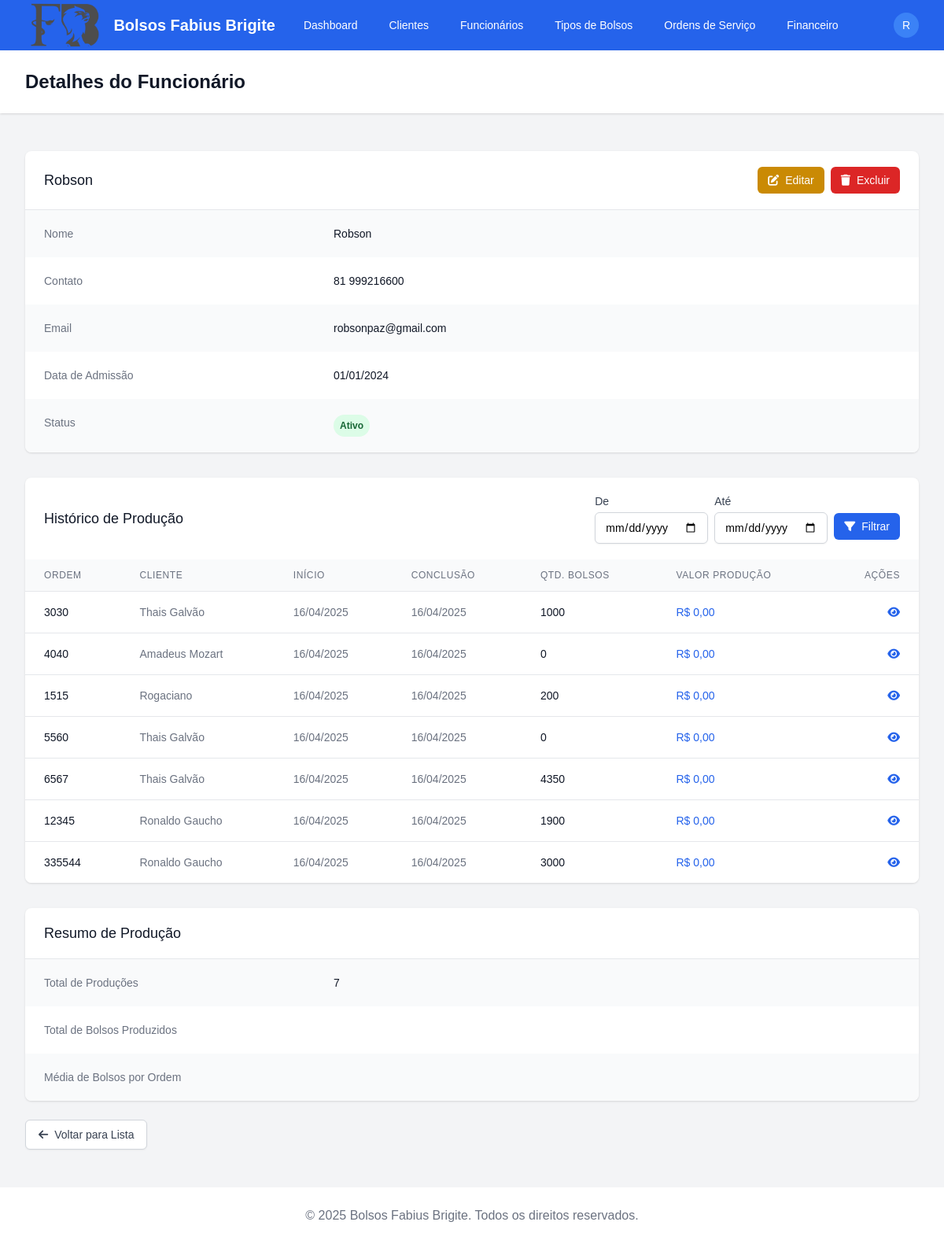
Before: /funcionarios/1/ (signed in) with the older database file.
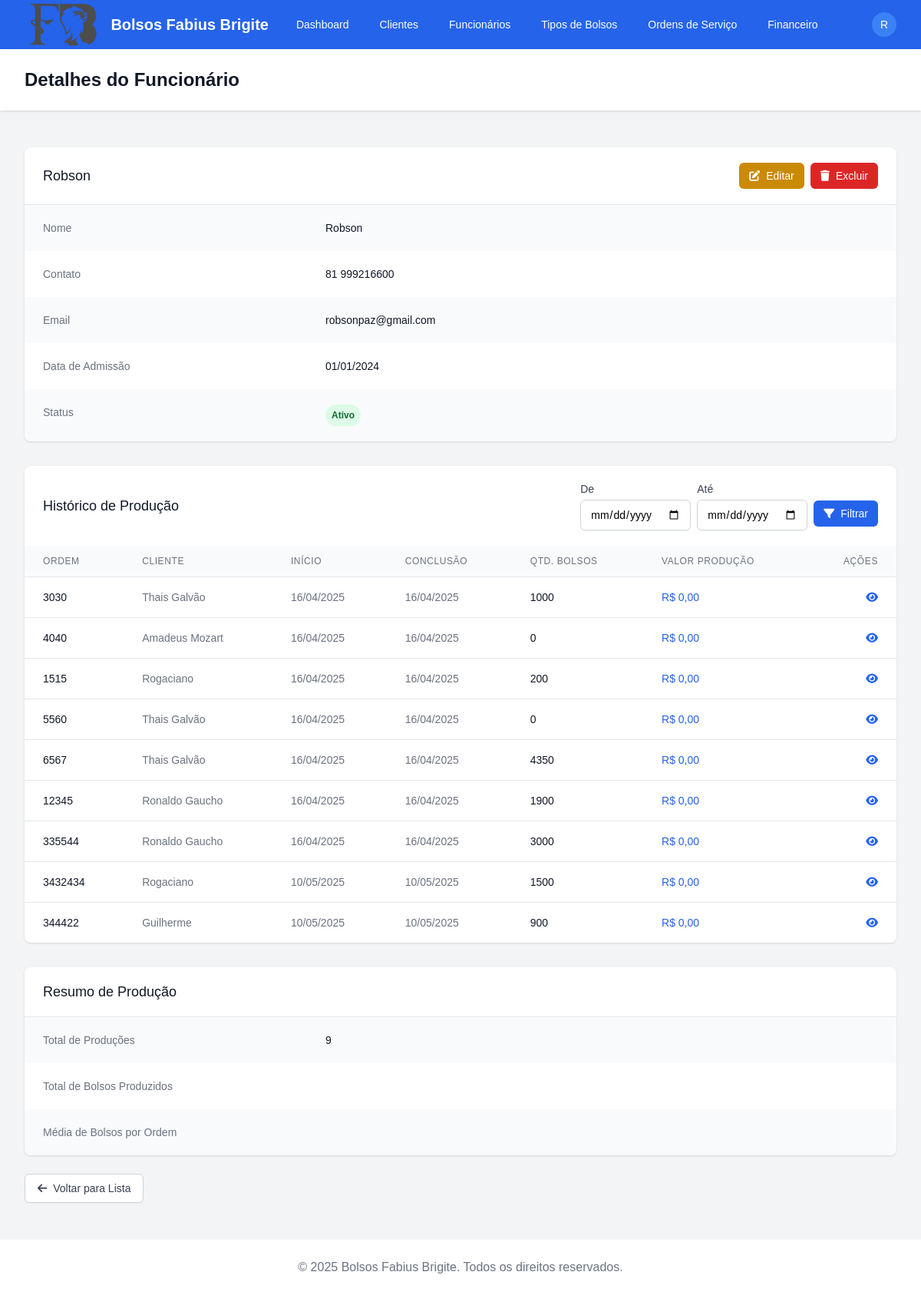
After: the same page with the newer database file.
### apps/ordens_servico/models.py (models this page shows, shortened)
class ProducaoOS(models.Model):
    ordem_servico = models.OneToOneField(OrdemServico, related_name='producao', on_delete=models.CASCADE)
    funcionario = models.ForeignKey('funcionarios.Funcionario', on_delete=models.PROTECT)
    data_inicio = models.DateField()
    data_conclusao = models.DateField(null=True, blank=True)
    data_entrega = models.DateField(null=True, blank=True)
    class Meta:
        verbose_name = 'Produção de OS'
        verbose_name_plural = 'Produções de OS'

class OrdemServico(models.Model):
    STATUS_CHOICES = [
        ('pendente', 'Pendente'),
        ('em_producao', 'Em Produção'),
        ('finalizado', 'Finalizado'),
        ('entregue', 'Entregue'),
        ('cancelado', 'Cancelado'),
    ]
    PAGAMENTO_CHOICES = [
        ('dinheiro', 'Dinheiro'),
        ('pix', 'PIX'),
        ('cartao', 'Cartão'),
        ('boleto', 'Boleto'),
        ('transferencia', 'Transferência'),
    ]
    cliente = models.ForeignKey('clientes.Cliente', on_delete=models.PROTECT)
    ficha = models.CharField(max_length=20, unique=True)
    data_criacao = models.DateField(auto_now_add=True)
    data_entrega_prevista = models.DateField()
    status = models.CharField(max_length=20, choices=STATUS_CHOICES, default='pendente')
    observacoes = models.TextField(blank=True) # adicionar quantidade de linhas 3
    valor_total = models.DecimalField(max_digits=10, decimal_places=2)
    forma_pagamento = models.CharField(max_length=20, choices=PAGAMENTO_CHOICES, null=True, blank=True)
    pago = models.BooleanField(default=False)
    data_pagamento = models.DateField(null=True, blank=True)
    class Meta:
        verbose_name = 'Ordem de Serviço'
        verbose_name_plural = 'Ordens de Serviço'
        ordering = ['-data_criacao']

### apps/clientes/models.py (models this page shows, shortened)
class Cliente(models.Model):
    nome = models.CharField(max_length=100)
    telefone = models.CharField(max_length=20)
    endereco = models.TextField()
    contato = models.CharField(max_length=100)
    email = models.EmailField(blank=True, null=True)
    data_cadastro = models.DateField(auto_now_add=True)
    class Meta:
        verbose_name = 'Cliente'
        verbose_name_plural = 'Clientes'
        ordering = ['nome']

### apps/funcionarios/models.py (models this page shows, shortened)
class Funcionario(models.Model):
    nome = models.CharField(max_length=100)
    contato = models.CharField(max_length=20)
    email = models.EmailField(blank=True, null=True)
    data_admissao = models.DateField()
    ativo = models.BooleanField(default=True)
    def get_resumo_producao(self, data_inicio=None, data_fim=None):
        if isinstance(data_inicio, str):
            try:
                data_inicio = datetime.strptime(data_inicio, '%Y-%m-%d').date()
            except (ValueError, TypeError):
                data_inicio = None
        if isinstance(data_fim, str):
            try:
                data_fim = datetime.strptime(data_fim, '%Y-%m-%d').date()
            except (ValueError, TypeError):
                data_fim = None
        if data_inicio is None:
            data_inicio = timezone.now().date().replace(day=1)
        if data_fim is None:
            data_fim = timezone.now().date()
        producoes = self.producaoos_set.filter(
            data_inicio__gte=data_inicio,
            data_inicio__lte=data_fim
        )
        ordens_finalizadas = producoes.filter(
            data_conclusao__isnull=False
        ).count()
        total_itens = 0
        for producao in producoes:
            for item in producao.ordem_servico.itens.all():
                total_itens += item.quantidade
        dias_producao = []
        for producao in producoes.filter(data_conclusao__isnull=False):
            dias = (producao.data_conclusao - producao.data_inicio).days
            dias_producao.append(dias)
        media_dias = sum(dias_producao) / len(dias_producao) if dias_producao else 0
        return {
            'periodo': f"{data_inicio.strftime('%d/%m/%Y')} a {data_fim.strftime('%d/%m/%Y')}",
            'ordens_finalizadas': ordens_finalizadas,
            'total_itens': total_itens,
            'media_dias_conclusao': round(media_dias, 1)
        }

### apps/funcionarios/views.py (the view)
# urls.py: path('<int:pk>/', views.FuncionarioDetailView.as_view(), name='detail'),
class FuncionarioDetailView(LoginRequiredMixin, DetailView):
    model = Funcionario
    template_name = 'funcionarios/funcionario_detail.html'
    context_object_name = 'funcionario'
    def get_context_data(self, **kwargs):
        context = super().get_context_data(**kwargs)
        data_inicio = self.request.GET.get('data_inicio')
        data_fim = self.request.GET.get('data_fim')
        context['resumo_producao'] = self.object.get_resumo_producao(data_inicio, data_fim)
        producoes = self.object.producaoos_set.all()
        if data_inicio:
            producoes = producoes.filter(data_inicio__gte=data_inicio)
        if data_fim:
            producoes = producoes.filter(data_inicio__lte=data_fim)
        for producao in producoes:
            total_bolsos = 0
            valor_producao = 0
            for item in producao.ordem_servico.itens.all():
                total_bolsos += item.quantidade
                custo = item.custo_producao or 0
                valor_producao += item.quantidade * custo
            producao.total_bolsos = total_bolsos
            producao.valor_producao = valor_producao
        context['producoes'] = producoes
        context['data_inicio'] = data_inicio
        context['data_fim'] = data_fim
        return context

### templates/funcionarios/funcionario_detail.html (shortened to what the changed rows need)
{% extends 'base.html' %}
{% block header %}Detalhes do Funcionário{% endblock %}
{% block content %}
<div class="bg-white shadow overflow-hidden sm:rounded-lg">
  <div class="px-4 py-5 sm:px-6 flex justify-between items-center">
    <h2 class="text-lg leading-6 font-medium text-gray-900">{{ funcionario.nome }}</h2>
    <div class="flex space-x-2">
      <a href="{% url 'funcionarios:edit' funcionario.id %}" class="inline-flex items-center px-3 py-2 border border-transparent text-sm leading-4 font-medium rounded-md text-white bg-yellow-600 hover:bg-yellow-700 focus:outline-none focus:ring-2 focus:ring-offset-2 focus:ring-yellow-500">
      </a>
      <a href="{% url 'funcionarios:delete' funcionario.id %}" class="inline-flex items-center px-3 py-2 border border-transparent text-sm leading-4 font-medium rounded-md text-white bg-red-600 hover:bg-red-700 focus:outline-none focus:ring-2 focus:ring-offset-2 focus:ring-red-500">
      </a>
    </div>
  </div>
  <div class="border-t border-gray-200">
    <dl>
      <div class="bg-gray-50 px-4 py-5 sm:grid sm:grid-cols-3 sm:gap-4 sm:px-6">
        <dt class="text-sm font-medium text-gray-500">Nome</dt>
        <dd class="mt-1 text-sm text-gray-900 sm:mt-0 sm:col-span-2">{{ funcionario.nome }}</dd>
      </div>
      <div class="bg-white px-4 py-5 sm:grid sm:grid-cols-3 sm:gap-4 sm:px-6">
        <dt class="text-sm font-medium text-gray-500">Contato</dt>
        <dd class="mt-1 text-sm text-gray-900 sm:mt-0 sm:col-span-2">{{ funcionario.contato }}</dd>
      </div>
      <div class="bg-gray-50 px-4 py-5 sm:grid sm:grid-cols-3 sm:gap-4 sm:px-6">
        <dt class="text-sm font-medium text-gray-500">Email</dt>
        <dd class="mt-1 text-sm text-gray-900 sm:mt-0 sm:col-span-2">{{ funcionario.email|default:"-" }}</dd>
      </div>
      <div class="bg-white px-4 py-5 sm:grid sm:grid-cols-3 sm:gap-4 sm:px-6">
        <dt class="text-sm font-medium text-gray-500">Data de Admissão</dt>
        <dd class="mt-1 text-sm text-gray-900 sm:mt-0 sm:col-span-2">{{ funcionario.data_admissao|date:"d/m/Y" }}</dd>
      </div>
      <div class="bg-gray-50 px-4 py-5 sm:grid sm:grid-cols-3 sm:gap-4 sm:px-6">
        <dd class="mt-1 sm:mt-0 sm:col-span-2">
          <span class="px-2 py-1 inline-flex text-xs leading-5 font-semibold rounded-full {% if funcionario.ativo %}bg-green-100 text-green-800{% else %}bg-red-100 text-red-800{% endif %}">
            {{ funcionario.ativo|yesno:"Ativo,Inativo" }}
          </span>
        </dd>
      </div>
    </dl>
  </div>
</div>
<div class="mt-8 bg-white shadow overflow-hidden sm:rounded-lg">
  <div class="px-4 py-5 sm:px-6 flex justify-between items-center">
    <h2 class="text-lg leading-6 font-medium text-gray-900">Histórico de Produção</h2>
  </div>
  <div class="overflow-x-auto">
    <table class="min-w-full divide-y divide-gray-200">
      <thead class="bg-gray-50">
        <tr>
          <th scope="col" class="px-6 py-3 text-left text-xs font-medium text-gray-500 uppercase tracking-wider">Ordem</th>
          <th scope="col" class="px-6 py-3 text-left text-xs font-medium text-gray-500 uppercase tracking-wider">Cliente</th>
          <th scope="col" class="px-6 py-3 text-left text-xs font-medium text-gray-500 uppercase tracking-wider">Início</th>
          <th scope="col" class="px-6 py-3 text-left text-xs font-medium text-gray-500 uppercase tracking-wider">Conclusão</th>
          <th scope="col" class="px-6 py-3 text-left text-xs font-medium text-gray-500 uppercase tracking-wider">Qtd. Bolsos</th>
          <th scope="col" class="px-6 py-3 text-left text-xs font-medium text-gray-500 uppercase tracking-wider">Valor Produção</th>
          <th scope="col" class="px-6 py-3 text-right text-xs font-medium text-gray-500 uppercase tracking-wider">Ações</th>
        </tr>
      </thead>
      <tbody class="bg-white divide-y divide-gray-200">
        {% for producao in producoes %}
          <tr>
            <td class="px-6 py-4 whitespace-nowrap">
              <div class="text-sm font-medium text-gray-900">{{ producao.ordem_servico.ficha }}</div>
            </td>
            <td class="px-6 py-4 whitespace-nowrap">
              <div class="text-sm text-gray-500">{{ producao.ordem_servico.cliente.nome }}</div>
            </td>
            <td class="px-6 py-4 whitespace-nowrap">
              <div class="text-sm text-gray-500">{{ producao.data_inicio|date:"d/m/Y" }}</div>
            </td>
            <td class="px-6 py-4 whitespace-nowrap">
              <div class="text-sm text-gray-500">{{ producao.data_conclusao|date:"d/m/Y"|default:"-" }}</div>
            </td>
            <td class="px-6 py-4 whitespace-nowrap">
              <div class="text-sm text-gray-900">{{ producao.total_bolsos }}</div>
            </td>
            <td class="px-6 py-4 whitespace-nowrap">
              <div class="text-sm font-medium text-blue-600">R$ {{ producao.valor_producao|floatformat:2 }}</div>
            </td>
            <td class="px-6 py-4 whitespace-nowrap text-right text-sm font-medium">
              <a href="{% url 'ordens_servico:detail' producao.ordem_servico.id %}" class="text-blue-600 hover:text-blue-900">
                <i class="fas fa-eye"></i>
              </a>
            </td>
          </tr>
        {% empty %}
          <tr>
            <td colspan="6" class="px-6 py-4 text-center text-sm text-gray-500">
              Este funcionário não possui produções registradas.
            </td>
          </tr>
        {% endfor %}
      </tbody>
    </table>
  </div>
</div>
<div class="mt-8 bg-white shadow overflow-hidden sm:rounded-lg">
  <div class="px-4 py-5 sm:px-6">
    <h2 class="text-lg leading-6 font-medium text-gray-900">Resumo de Produção</h2>
  </div>
  <div class="border-t border-gray-200">
    <dl>
      <div class="bg-gray-50 px-4 py-5 sm:grid sm:grid-cols-3 sm:gap-4 sm:px-6">
        <dt class="text-sm font-medium text-gray-500">Total de Produções</dt>
        <dd class="mt-1 text-sm text-gray-900 sm:mt-0 sm:col-span-2">{{ funcionario.producaoos_set.count }}</dd>
      </div>
    </dl>
  </div>
</div>
{% endblock %}

Changed rows visible on the page:
computed for Funcionario "Robson": producaoos_set.count "7" → "9"
added ProducaoOS: ordem_servico.ficha "3432434", ordem_servico.cliente.nome "Rogaciano", data_inicio "10/05/2025", data_conclusao "10/05/2025", total_bolsos "1500", valor_producao "0,00"
added ProducaoOS: ordem_servico.ficha "344422", ordem_servico.cliente.nome "Guilherme", data_inicio "10/05/2025", data_conclusao "10/05/2025", total_bolsos "900", valor_producao "0,00"
